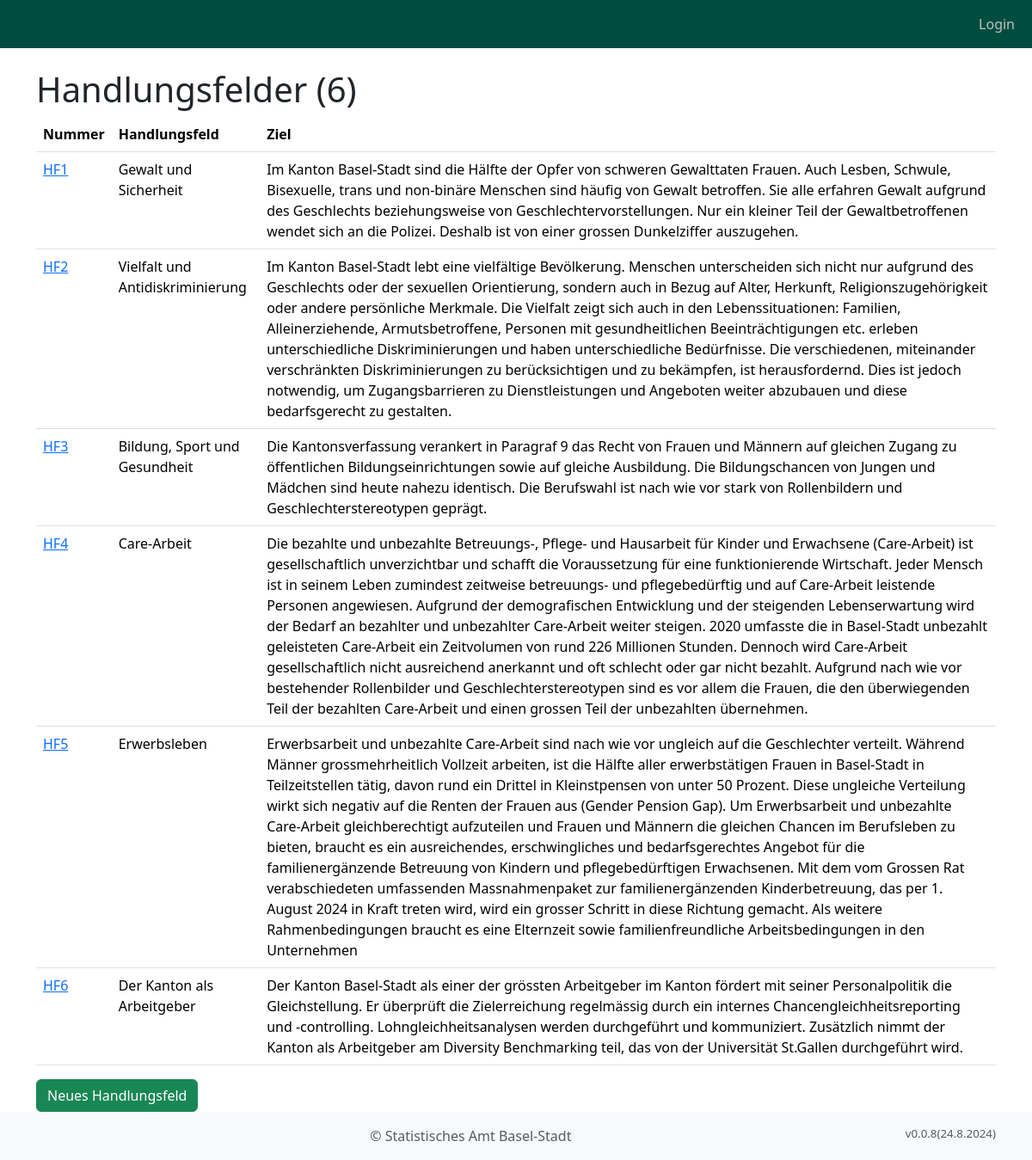
Screenshot of /handlungsfelder/ with the database file from the repository.
### objective_manager_app/models.py (models this page shows, shortened)
class BusinessObject(models.Model):
    typ = models.ForeignKey("BusinessObjectTyp", on_delete=models.CASCADE, related_name="typ")
    vorgaenger = models.ForeignKey("self", on_delete=models.CASCADE, null=True, blank=True)
    kuerzel = models.CharField(max_length=10, verbose_name="Nummer")
    titel = models.CharField(max_length=200, verbose_name="Titel")
    beschreibung = models.TextField(verbose_name="Beschreibung")
    erstellt_am = models.DateTimeField(auto_now_add=True, verbose_name="Erstellt am")
    erstellt_von = models.ForeignKey(User, on_delete=models.CASCADE, verbose_name="Erstellt von", blank=True)
    aufwand_personen_tage_plan = models.DecimalField(max_digits=10, decimal_places=2, verbose_name="Aufwand Personentage", default=0)
    aufwand_tsd_chf_plan = models.DecimalField(max_digits=10, decimal_places=2, verbose_name="Aufwand tsd CHF", default=0)
    jahr_start = models.IntegerField(verbose_name="Jahr Start", default=datetime.now().year)
    jahr_ende = models.IntegerField(verbose_name="Jahr Ende", default=datetime.now().year)
    anmerkung_initialisierung = models.TextField(verbose_name="Pol. Vorstoss", null=True, blank=True)
    mess_groesse = models.CharField(max_length=200, verbose_name="Messbarkeit", blank=True, null=True)
    bestehende_massnahme = models.ForeignKey("NeuBestehend", on_delete=models.CASCADE, blank=True, null=True, default=5, related_name="bestehende_massnahme", verbose_name="Bestehende/Neue Massnahme")
    objects = models.Manager()
    handlungsfelder = HandlungsfeldManager()
    ziele = ZielManager()
    massnahmen = MassnahmeManager()

### objective_manager_app/views.py (the view)
# urls.py: path("handlungsfelder/", views.handlungsfelder_list, name="handlungsfelder_list"),
def handlungsfelder_list(request):
    handlungsfelder = Handlungsfeld.objects.all()
    context = {
        'handlungsfelder': handlungsfelder,
    }
    return render(
        request,
        "objective_manager_app/handlungsfelder_list.html",
        context,
    )

### objective_manager_app/models.py (called while the page is built)
    def get_queryset(self):
        return super().get_queryset().filter(typ_id=2)

### objective_manager_app/templatetags/custom_filters.py (called while the page is built)
@register.filter(name='is_in_group')
def is_in_group(user, group_name):
    if user.is_authenticated:
        return user.groups.filter(name=group_name).exists()
    return False

### templates/objective_manager_app/handlungsfelder_list.html (shortened to what this page needs)
{% extends "base.html" %}
{% load custom_filters %}
{% block content %}
    <div class="container">
        <h1>Handlungsfelder ({{ handlungsfelder|length }})</h1>
        <table class="table">
            <thead>
                <tr>
                    <th>Nummer</th>
                    <th>Handlungsfeld</th>
                    <th>Ziel</th>
                </tr>
            </thead>
            <tbody>
                {% for handlungsfeld in handlungsfelder %}
                <tr>
                    <td>
                        <a href="{% url 'handlungsfeld_detail' handlungsfeld.pk %}">{{ handlungsfeld.kuerzel }}</a>
                    </td>
                    <td>{{ handlungsfeld.titel }}</td>
                    <td>{{ handlungsfeld.beschreibung }}</td>
                </tr>
                {% endfor %}
            </tbody>
        </table>
        <button type="button" class="btn btn-success" onclick="window.location.href='{% url "handlungsfeld_create" %}'">Neues Handlungsfeld</button>
    </div>
{% endblock %}

### rows the page displays
BusinessObject: kuerzel "HF1", titel "Gewalt und Sicherheit", beschreibung "Im Kanton Basel-Stadt sind die Hälfte der Opfer von schweren Gewalttaten Frauen. Auch Lesben, Schwule, Bisexuelle, trans und non-binäre Menschen sind häufig von Gewalt betroffen. Sie alle erfahren Gewalt aufgrund des Geschlechts beziehungsweise von Geschlechtervorstellungen. Nur ein kleiner Teil der Gewaltbetroffenen wendet sich an die Polizei. Deshalb ist von einer grossen Dunkelziffer auszugehen."
BusinessObject: kuerzel "HF2", titel "Vielfalt und Antidiskriminierung", beschreibung "Im Kanton Basel-Stadt lebt eine vielfältige Bevölkerung. Menschen unterscheiden sich nicht nur aufgrund des Geschlechts oder der sexuellen Orientierung, sondern auch in Bezug auf Alter, Herkunft, Religionszugehörigkeit oder andere persönliche Merkmale. Die Vielfalt zeigt sich auch in den Lebenssituationen: Familien, Alleinerziehende, Armutsbetroffene, Personen mit gesundheitlichen Beeinträchtigungen etc. erleben unterschiedliche Diskriminierungen und haben unterschiedliche Bedürfnisse. Die verschiedenen, miteinander verschränkten Diskriminierungen zu berücksichtigen und zu bekämpfen, ist herausfordernd. Dies ist jedoch notwendig, um Zugangsbarrieren zu Dienstleistungen und Angeboten weiter…"
BusinessObject: kuerzel "HF3", titel "Bildung, Sport und Gesundheit", beschreibung "Die Kantonsverfassung verankert in Paragraf 9 das Recht von Frauen und Männern auf gleichen Zugang zu öffentlichen Bildungseinrichtungen sowie auf gleiche Ausbildung. Die Bildungschancen von Jungen und Mädchen sind heute nahezu identisch. Die Berufswahl ist nach wie vor stark von Rollenbildern und Geschlechterstereotypen geprägt."
BusinessObject: kuerzel "HF4", titel "Care-Arbeit", beschreibung "Die bezahlte und unbezahlte Betreuungs-, Pflege- und Hausarbeit für Kinder und Erwachsene (Care-Arbeit) ist gesellschaftlich unverzichtbar und schafft die Voraussetzung für eine funktionierende Wirtschaft. Jeder Mensch ist in seinem Leben zumindest zeitweise betreuungs- und pflegebedürftig und auf Care-Arbeit leistende Personen angewiesen. Aufgrund der demografischen Entwicklung und der steigenden Lebenserwartung wird der Bedarf an bezahlter und unbezahlter Care-Arbeit weiter steigen. 2020 umfasste die in Basel-Stadt unbezahlt geleisteten Care-Arbeit ein Zeitvolumen von rund 226 Millionen Stunden. Dennoch wird Care-Arbeit gesellschaftlich nicht ausreichend anerkannt und oft schlecht oder…"
BusinessObject: kuerzel "HF5", titel "Erwerbsleben", beschreibung "Erwerbsarbeit und unbezahlte Care-Arbeit sind nach wie vor ungleich auf die Geschlechter verteilt. Während Männer grossmehrheitlich Vollzeit arbeiten, ist die Hälfte aller erwerbstätigen Frauen in Basel-Stadt in Teilzeitstellen tätig, davon rund ein Drittel in Kleinstpensen von unter 50 Prozent. Diese ungleiche Verteilung wirkt sich negativ auf die Renten der Frauen aus (Gender Pension Gap). Um Erwerbsarbeit und unbezahlte Care-Arbeit gleichberechtigt aufzuteilen und Frauen und Männern die gleichen Chancen im Berufsleben zu bieten, braucht es ein ausreichendes, erschwingliches und bedarfsgerechtes Angebot für die familienergänzende Betreuung von Kindern und pflegebedürftigen Erwachsenen.…"
BusinessObject: kuerzel "HF6", titel "Der Kanton als Arbeitgeber", beschreibung "Der Kanton Basel-Stadt als einer der grössten Arbeitgeber im Kanton fördert mit seiner Personalpolitik die Gleichstellung. Er überprüft die Zielerreichung regelmässig durch ein internes Chancengleichheitsreporting und -controlling. Lohngleichheitsanalysen werden durchgeführt und kommuniziert. Zusätzlich nimmt der Kanton als Arbeitgeber am Diversity Benchmarking teil, das von der Universität St.Gallen durchgeführt wird."

### other values shown
{{ handlungsfelder|length }} "6"
